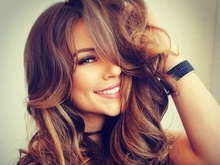
%> input picture Lecture 3/girl.jpg, 220 x 165 px, shrunk from 560 x 420 before the run
$ octave filter.m   (GNU Octave 9; MATLAB toolbox functions it lacks are replaced by stand-ins)
%> lines starting %> are read from the running program, lines starting %| are printed output that depends on the picture; in (x1, y1, x2, y2) boxes, pixels count from 0 and x2, y2 are one past the last pixel; in counts of white or black regions, pixels touching at a corner belong together; the program's own positions count from 1
% Load basic image
image = rgb2gray(imread('girl.jpg'));
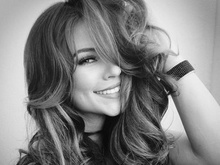
%> image: size 165x220 uint8; min 7, max 250, mean 128.6
figure('name', 'Basic image');
imshow(image)

% Image segmentation
image_filter_one = zeros(size(image), 'uint8');

for i=1:size(image,1)
    for j=1:size(image,2)

        if image(i,j) > 100
            image_filter_one(i,j) = 255;
        else
            image_filter_one(i,j) = 0;
        end
    end
end
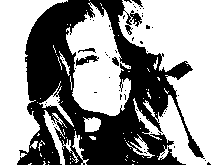
%> image_filter_one: size 165x220 uint8; 59.8% white; 54 black regions (49 under 20 px), largest, box (x1, y1, x2, y2) and area: (17, 0, 205, 165) 14257, (76, 55, 99, 66) 118, (112, 57, 119, 66) 39, (78, 48, 96, 53) 38, (132, 0, 143, 7) 34

figure('name', 'Image segmentation')
imshow(image_filter_one)

% Moving average
image_moving_two = zeros(size(image), 'uint8');

for i=2:size(image,1)
    for j=2:size(image,2)

        sum = uint64(0);
        for k=-1:1
            for l=-1:1
                x = i - k;
                y = j - l;
                if x <= size(image,1) && y <= size(image,2)
                    sum = sum + uint64(image(x, y));
                end
            end
        end

        image_moving_two(i,j) = 1/9 * sum;

    end
end
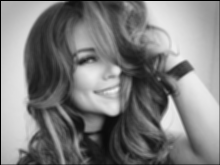
%> image_moving_two: size 165x220 uint8; min 0, max 240, mean 126.5

figure('name', 'Moving average')
imshow(image_moving_two)

$ run again, with Lecture 3/u2cuba.jpg copied over Lecture 3/girl.jpg
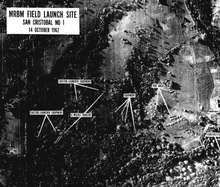
%> input picture Lecture 3/u2cuba.jpg, 220 x 187 px, shrunk from 1250 x 1063 before the run
%> after the loop `for i=1:size(image,1)`:
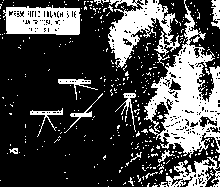
%> image_filter_one: size 187x220 uint8; 28.1% white; 350 white regions (334 under 20 px), largest, box (x1, y1, x2, y2) and area: (144, 0, 220, 158) 4811, (108, 0, 180, 68) 2175, (3, 5, 81, 35) 1783
%> after the loop `for i=2:size(image,1)`:
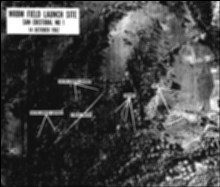
%> image_moving_two: size 187x220 uint8; min 0, max 255, mean 70.6
